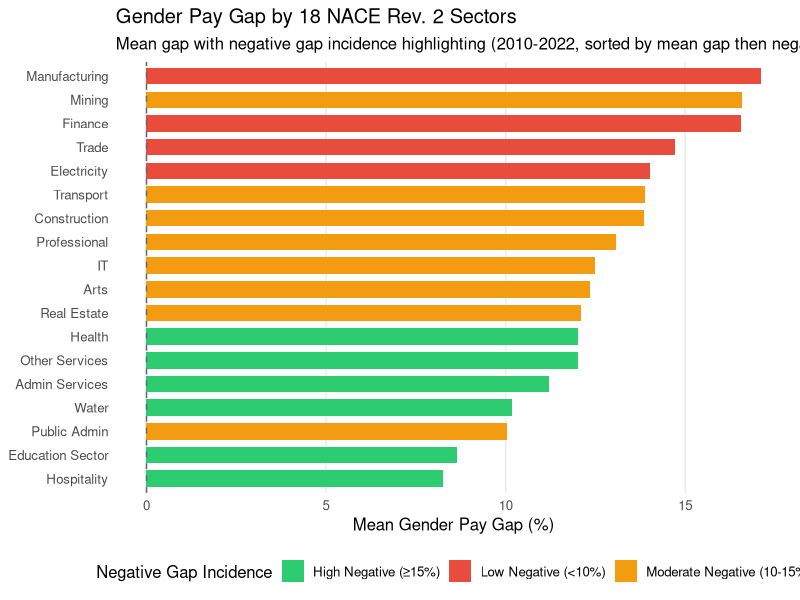

Source code (R):
# Fix Figure 1: Sort by Mean Gap (primary) AND Negative % (secondary)
# This ensures color gradient flows smoothly within each gap range
library(dplyr)
library(ggplot2)

# Load data
gap_panel2 <- read.csv("output/data/panel2_sector_occupation_4years.csv")

cat("=== FIXING FIGURE 1 SECTOR SORTING ===\n\n")

# Calculate sector statistics
sector_detail <- gap_panel2 %>%
  group_by(sector) %>%
  summarise(
    mean_gap = mean(gender_pay_gap, na.rm = TRUE),
    sd_gap = sd(gender_pay_gap, na.rm = TRUE),
    min_gap = min(gender_pay_gap, na.rm = TRUE),
    max_gap = max(gender_pay_gap, na.rm = TRUE),
    n = n(),
    pct_negative = sum(gender_pay_gap < 0, na.rm = TRUE) / n() * 100,
    .groups = "drop"
  ) %>%
  # PRIMARY SORT: Mean gap (descending) 
  # SECONDARY SORT: Negative % (DESCENDING) - ensures Red→Orange→Green gradient!
  arrange(desc(mean_gap), desc(pct_negative)) %>%  # ✅ İKİSİ DE DESCENDING
  mutate(
    gap_type = case_when(
      pct_negative >= 15 ~ "High Negative (≥15%)",
      pct_negative >= 10 ~ "Moderate Negative (10-15%)",
      TRUE ~ "Low Negative (<10%)"
    ),
    gap_category = case_when(
      mean_gap > 15 ~ "High-Gap (>15%)",
      mean_gap >= 12 ~ "Medium-Gap (12-15%)",
      TRUE ~ "Low-Gap (<12%)"
    )
  )

cat("Sector ordering (top to bottom in figure):\n")
print(sector_detail %>% select(sector, mean_gap, pct_negative, gap_type, gap_category))

# Prepare plot data with fixed factor levels
sector_plot_data <- sector_detail %>%
  mutate(sector = factor(sector, levels = rev(sector)))  # Rev for ggplot (bottom-up)

# Create improved plot
p1 <- ggplot(sector_plot_data, aes(x = mean_gap, y = sector, fill = gap_type)) +
  geom_col(width = 0.7) +
  geom_vline(xintercept = 0, linetype = "dashed", color = "gray40", size = 0.5) +
  scale_fill_manual(
    values = c(
      "High Negative (≥15%)" = "#2ECC71",      # Green
      "Moderate Negative (10-15%)" = "#F39C12", # Orange
      "Low Negative (<10%)" = "#E74C3C"         # Red
    ),
    name = "Negative Gap Incidence"
  ) +
  labs(
    title = "Gender Pay Gap by 18 NACE Rev. 2 Sectors",
    subtitle = "Mean gap with negative gap incidence highlighting (2010-2022, sorted by mean gap then negative %)",
    x = "Mean Gender Pay Gap (%)",
    y = NULL
  ) +
  theme_minimal(base_size = 12) +
  theme(
    legend.position = "bottom",
    panel.grid.major.y = element_blank(),
    panel.grid.minor = element_blank()
  )

# Save fixed figure
ggsave("output/figures/18_sectors_detailed.png", p1, width = 10, height = 8, dpi = 300)

cat("\n✅ Fixed Figure 1 saved: output/figures/18_sectors_detailed.png\n")
cat("   Now sorted by: (1) Mean gap DESC, (2) Negative % DESC\n")
cat("   Color gradient should flow smoothly within gap categories!\n")